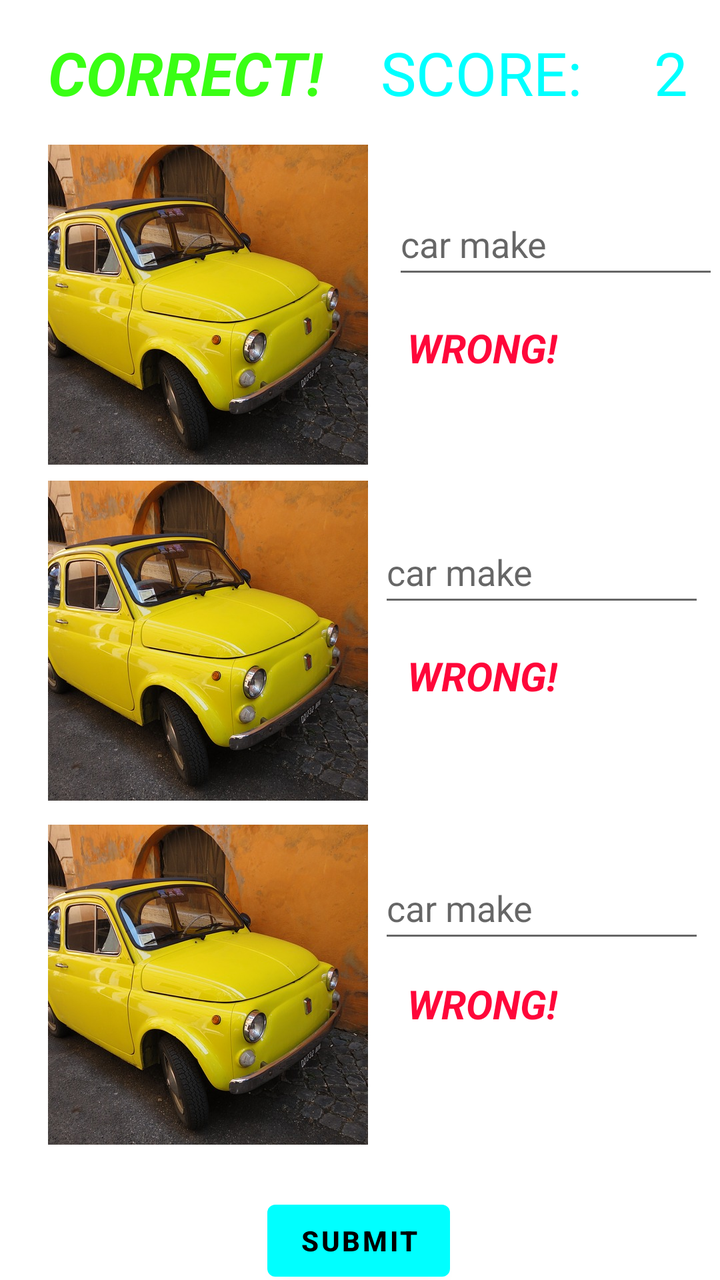
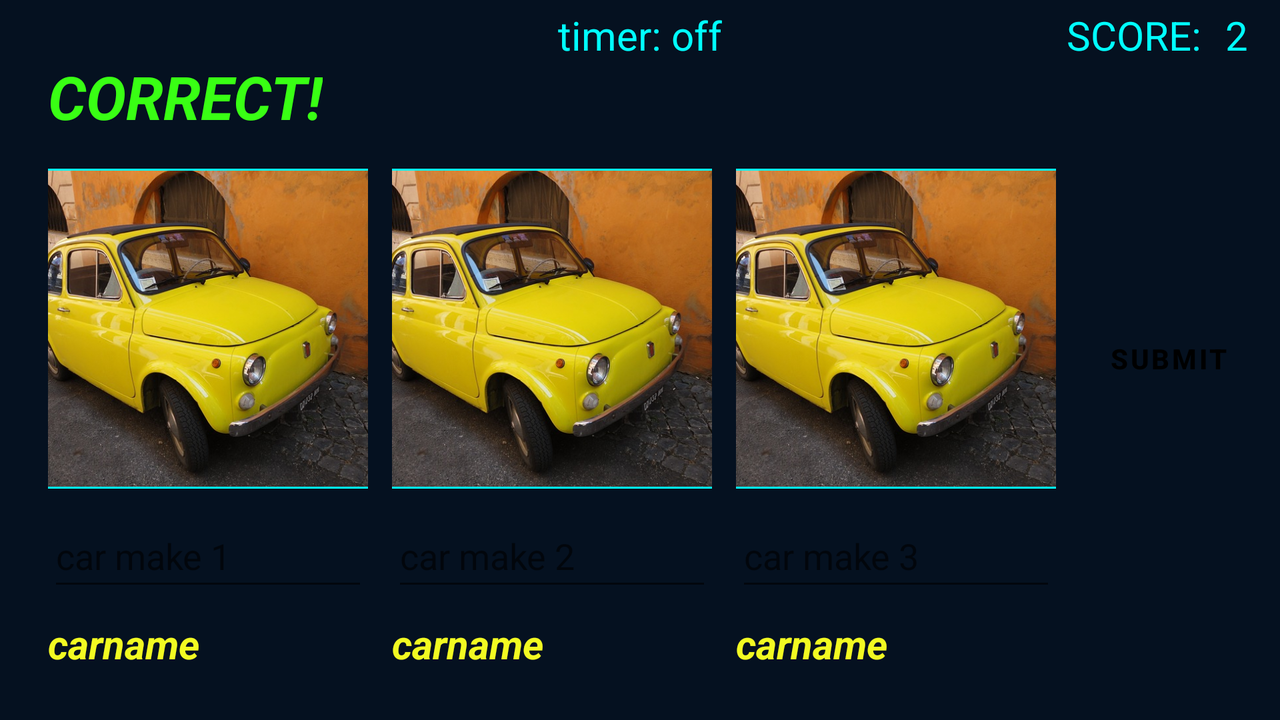

The same Android screen from two of the app's own layout files: first res/layout/ as a phone draws it, then the repository's variant for another configuration, drawn on a device whose configuration selects that folder. Both files follow.
<!-- AndroidManifest.xml: application theme Theme.IDENTIFICAR -->
<!-- res/layout/activity_advanced_level.xml -->
<?xml version="1.0" encoding="utf-8"?>
<androidx.constraintlayout.widget.ConstraintLayout xmlns:android="http://schemas.android.com/apk/res/android"
    xmlns:app="http://schemas.android.com/apk/res-auto"
    xmlns:tools="http://schemas.android.com/tools"
    android:layout_width="match_parent"
    android:layout_height="match_parent"
    tools:context=".AdvancedLevelActivity">

    <ImageView
        android:id="@+id/imgOneAdvanced"
        android:layout_width="160dp"
        android:layout_height="160dp"
        android:layout_marginStart="24dp"
        android:layout_marginLeft="24dp"
        android:layout_marginTop="16dp"
        android:scaleType="centerCrop"
        app:layout_constraintStart_toStartOf="parent"
        app:layout_constraintTop_toBottomOf="@+id/correct"
        app:srcCompat="@drawable/fiat" />

    <ImageView
        android:id="@+id/imgTwoAdvanced"
        android:layout_width="160dp"
        android:layout_height="160dp"
        android:layout_marginStart="24dp"
        android:layout_marginLeft="24dp"
        android:layout_marginTop="8dp"
        android:scaleType="centerCrop"
        app:layout_constraintStart_toStartOf="parent"
        app:layout_constraintTop_toBottomOf="@+id/imgOneAdvanced"
        app:srcCompat="@drawable/fiat" />

    <ImageView
        android:id="@+id/imgThreeAdvanced"
        android:layout_width="160dp"
        android:layout_height="160dp"
        android:layout_marginStart="24dp"
        android:layout_marginLeft="24dp"
        android:layout_marginTop="12dp"
        android:scaleType="centerCrop"
        app:layout_constraintStart_toStartOf="parent"
        app:layout_constraintTop_toBottomOf="@+id/imgTwoAdvanced"
        app:srcCompat="@drawable/fiat" />

    <EditText
        android:id="@+id/imgEditText1"
        android:layout_width="163dp"
        android:layout_height="48dp"
        android:layout_marginStart="12dp"
        android:layout_marginLeft="12dp"
        android:layout_marginTop="40dp"
        android:ems="10"
        android:hint="car make"
        android:inputType="textPersonName"
        app:layout_constraintEnd_toEndOf="parent"
        app:layout_constraintHorizontal_bias="0.269"
        app:layout_constraintStart_toEndOf="@+id/imgOneAdvanced"
        app:layout_constraintTop_toBottomOf="@+id/correct" />

    <EditText
        android:id="@+id/imgEditText2"
        android:layout_width="163dp"
        android:layout_height="48dp"
        android:layout_marginTop="28dp"
        android:ems="10"
        android:inputType="textPersonName"
        android:hint="car make"
        app:layout_constraintEnd_toEndOf="parent"
        app:layout_constraintHorizontal_bias="0.406"
        app:layout_constraintStart_toEndOf="@+id/imgTwoAdvanced"
        app:layout_constraintTop_toBottomOf="@+id/imgOneAdvanced" />

    <EditText
        android:id="@+id/imgEditText3"
        android:layout_width="163dp"
        android:layout_height="48dp"
        android:layout_marginTop="28dp"
        android:ems="10"
        android:inputType="textPersonName"
        android:hint="car make"
        app:layout_constraintEnd_toEndOf="parent"
        app:layout_constraintHorizontal_bias="0.406"
        app:layout_constraintStart_toEndOf="@+id/imgThreeAdvanced"
        app:layout_constraintTop_toBottomOf="@+id/imgTwoAdvanced" />

    <Button
        android:id="@+id/btnSubmitAdvanced"
        android:layout_width="wrap_content"
        android:layout_height="wrap_content"
        android:layout_marginTop="24dp"
        android:text="@string/btn_submit"
        android:textColor="#000000"
        android:textStyle="bold"
        app:backgroundTint="@color/identificarPrimary"
        app:layout_constraintEnd_toEndOf="parent"
        app:layout_constraintHorizontal_bias="0.498"
        app:layout_constraintStart_toStartOf="parent"
        app:layout_constraintTop_toBottomOf="@+id/imgThreeAdvanced" />

    <TextView
        android:id="@+id/wrong1"
        android:layout_width="wrap_content"
        android:layout_height="wrap_content"
        android:layout_marginTop="16dp"
        android:text="@string/wrong"
        android:textColor="@color/identificarRed"
        android:textSize="20sp"
        android:textStyle="bold|italic"
        app:layout_constraintEnd_toEndOf="parent"
        app:layout_constraintHorizontal_bias="0.195"
        app:layout_constraintStart_toEndOf="@+id/imgOneAdvanced"
        app:layout_constraintTop_toBottomOf="@+id/imgEditText1" />

    <TextView
        android:id="@+id/wrong2"
        android:layout_width="wrap_content"
        android:layout_height="wrap_content"
        android:layout_marginTop="16dp"
        android:text="@string/wrong"
        android:textColor="@color/identificarRed"
        android:textSize="20sp"
        android:textStyle="bold|italic"
        app:layout_constraintEnd_toEndOf="parent"
        app:layout_constraintHorizontal_bias="0.195"
        app:layout_constraintStart_toEndOf="@+id/imgTwoAdvanced"
        app:layout_constraintTop_toBottomOf="@+id/imgEditText2" />

    <TextView
        android:id="@+id/wrong3"
        android:layout_width="wrap_content"
        android:layout_height="wrap_content"
        android:layout_marginTop="12dp"
        android:text="@string/wrong"
        android:textColor="@color/identificarRed"
        android:textSize="20sp"
        android:textStyle="bold|italic"
        app:layout_constraintEnd_toEndOf="parent"
        app:layout_constraintHorizontal_bias="0.195"
        app:layout_constraintStart_toEndOf="@+id/imgThreeAdvanced"
        app:layout_constraintTop_toBottomOf="@+id/imgEditText3" />

    <TextView
        android:id="@+id/correct"
        android:layout_width="wrap_content"
        android:layout_height="wrap_content"
        android:layout_marginStart="24dp"
        android:layout_marginLeft="24dp"
        android:layout_marginTop="16dp"
        android:text="@string/correct"
        android:textColor="@color/identificarGreen"
        android:textSize="30sp"
        android:textStyle="bold|italic"
        app:layout_constraintStart_toStartOf="parent"
        app:layout_constraintTop_toTopOf="parent" />

    <TextView
        android:id="@+id/textView5"
        android:layout_width="wrap_content"
        android:layout_height="wrap_content"
        android:layout_marginTop="16dp"
        android:layout_marginEnd="36dp"
        android:layout_marginRight="36dp"
        android:text="SCORE:"
        android:textColor="@color/identificarPrimary"
        android:textSize="30sp"
        app:layout_constraintEnd_toStartOf="@+id/scoreAdvaced"
        app:layout_constraintTop_toTopOf="parent" />

    <TextView
        android:id="@+id/scoreAdvaced"
        android:layout_width="wrap_content"
        android:layout_height="wrap_content"
        android:layout_marginTop="16dp"
        android:layout_marginEnd="16dp"
        android:layout_marginRight="16dp"
        android:text="2"
        android:textColor="@color/identificarPrimary"
        android:textSize="30sp"
        app:layout_constraintEnd_toEndOf="parent"
        app:layout_constraintTop_toTopOf="parent" />
</androidx.constraintlayout.widget.ConstraintLayout>
<!-- resources referenced by this layout -->
<resources>
  <color name="identificarGreen">#39ff14</color>
  <color name="identificarPrimary">#00FFFF</color>
  <color name="identificarRed">#ff073a</color>
  <!-- drawable fiat: jpg bitmap (drawable, 98759 bytes) -->
  <string name="btn_submit">Submit</string>
  <string name="correct">CORRECT!</string>
  <string name="wrong">WRONG!</string>
  <style name="Theme.IDENTIFICAR" parent="Theme.MaterialComponents.DayNight.NoActionBar">
          <item name="android:windowNoTitle">true</item>
          <item name="android:windowFullscreen">true</item>
          
          <item name="colorPrimary">@color/purple_500</item>
          <item name="colorPrimaryVariant">@color/purple_700</item>
          <item name="colorOnPrimary">@color/white</item>
          
          <item name="colorSecondary">@color/teal_200</item>
          <item name="colorSecondaryVariant">@color/teal_700</item>
          <item name="colorOnSecondary">@color/black</item>
          
          <item name="android:statusBarColor" tools:targetApi="l">?attr/colorPrimaryVariant</item>
          
      </style>
  <color name="purple_500">#FF6200EE</color>
  <color name="purple_700">#FF3700B3</color>
  <color name="white">#FFFFFFFF</color>
  <color name="teal_200">#FF03DAC5</color>
  <color name="teal_700">#FF018786</color>
  <color name="black">#FF000000</color>
</resources>
<!-- res/layout-land/activity_advanced_level.xml (the repository's variant of the layout above) -->
<!-- drawn on the phone turned sideways -->
<?xml version="1.0" encoding="utf-8"?>
<androidx.constraintlayout.widget.ConstraintLayout xmlns:android="http://schemas.android.com/apk/res/android"
    xmlns:app="http://schemas.android.com/apk/res-auto"
    xmlns:tools="http://schemas.android.com/tools"
    android:layout_width="match_parent"
    android:layout_height="match_parent"
    android:background="@color/identificarBackgroundBlue"
    tools:context=".AdvancedLevelActivity">

    <ImageView
        android:id="@+id/imgOneAdvanced"
        android:layout_width="160dp"
        android:layout_height="160dp"
        android:layout_marginStart="24dp"
        android:layout_marginLeft="24dp"
        android:layout_marginTop="16dp"
        android:background="@drawable/identificar_imageview"
        android:scaleType="centerCrop"
        app:layout_constraintStart_toStartOf="parent"
        app:layout_constraintTop_toBottomOf="@+id/correct"
        app:srcCompat="@drawable/fiat" />

    <ImageView
        android:id="@+id/imgTwoAdvanced"
        android:layout_width="160dp"
        android:layout_height="160dp"
        android:layout_marginStart="12dp"
        android:layout_marginLeft="12dp"
        android:layout_marginTop="16dp"
        android:background="@drawable/identificar_imageview"
        android:scaleType="centerCrop"
        app:layout_constraintStart_toEndOf="@+id/imgOneAdvanced"
        app:layout_constraintTop_toBottomOf="@+id/correct"
        app:srcCompat="@drawable/fiat" />

    <ImageView
        android:id="@+id/imgThreeAdvanced"
        android:layout_width="160dp"
        android:layout_height="160dp"
        android:layout_marginStart="12dp"
        android:layout_marginLeft="12dp"
        android:layout_marginTop="16dp"
        android:background="@drawable/identificar_imageview"
        android:scaleType="centerCrop"
        app:layout_constraintStart_toEndOf="@+id/imgTwoAdvanced"
        app:layout_constraintTop_toBottomOf="@+id/correct"
        app:srcCompat="@drawable/fiat" />

    <EditText
        android:id="@+id/imgEditText1"
        android:layout_width="160dp"
        android:layout_height="48dp"
        android:layout_marginStart="24dp"
        android:layout_marginLeft="24dp"
        android:layout_marginTop="8dp"
        android:ems="10"
        android:hint="car make 1"
        android:imeOptions="actionDone"
        android:inputType="textPersonName"
        android:textColor="@color/identificarPrimary"
        app:layout_constraintStart_toStartOf="parent"
        app:layout_constraintTop_toBottomOf="@+id/imgOneAdvanced" />

    <EditText
        android:id="@+id/imgEditText2"
        android:layout_width="160dp"
        android:layout_height="48dp"
        android:layout_marginStart="12dp"
        android:layout_marginLeft="12dp"
        android:layout_marginTop="8dp"
        android:ems="10"
        android:hint="car make 2"
        android:imeOptions="actionDone"
        android:inputType="textPersonName"
        android:textColor="@color/identificarPrimary"
        app:layout_constraintStart_toEndOf="@+id/imgOneAdvanced"
        app:layout_constraintTop_toBottomOf="@+id/imgTwoAdvanced" />

    <EditText
        android:id="@+id/imgEditText3"
        android:layout_width="160dp"
        android:layout_height="48dp"
        android:layout_marginStart="12dp"
        android:layout_marginLeft="12dp"
        android:layout_marginTop="8dp"
        android:ems="10"
        android:hint="car make 3"
        android:imeOptions="actionDone"
        android:inputType="textPersonName"
        android:textColor="@color/identificarPrimary"
        app:layout_constraintStart_toEndOf="@+id/imgTwoAdvanced"
        app:layout_constraintTop_toBottomOf="@+id/imgThreeAdvanced" />

    <Button
        android:id="@+id/btnSubmitAdvanced"
        android:layout_width="wrap_content"
        android:layout_height="wrap_content"
        android:background="@drawable/identificar_button"
        android:elevation="5dp"
        android:onClick="onAdvancedSubmitPressed"
        android:text="@string/btn_submit"
        android:textColor="#000000"
        android:textStyle="bold"
        app:backgroundTint="@color/identificarPrimary"
        app:layout_constraintBottom_toBottomOf="parent"
        app:layout_constraintEnd_toEndOf="parent"
        app:layout_constraintStart_toEndOf="@+id/imgThreeAdvanced"
        app:layout_constraintTop_toTopOf="parent"
        app:layout_constraintVertical_bias="0.498" />

    <TextView
        android:id="@+id/wrong1"
        android:layout_width="wrap_content"
        android:layout_height="wrap_content"
        android:layout_marginStart="24dp"
        android:layout_marginLeft="24dp"
        android:layout_marginTop="8dp"
        android:text="carname"
        android:textColor="@color/identificarYellow"
        android:textSize="20sp"
        android:textStyle="bold|italic"
        app:layout_constraintStart_toStartOf="parent"
        app:layout_constraintTop_toBottomOf="@+id/imgEditText1" />

    <TextView
        android:id="@+id/wrong2"
        android:layout_width="wrap_content"
        android:layout_height="wrap_content"
        android:layout_marginStart="12dp"
        android:layout_marginLeft="12dp"
        android:layout_marginTop="8dp"
        android:text="carname"
        android:textColor="@color/identificarYellow"
        android:textSize="20sp"
        android:textStyle="bold|italic"
        app:layout_constraintStart_toEndOf="@+id/imgOneAdvanced"
        app:layout_constraintTop_toBottomOf="@+id/imgEditText2" />

    <TextView
        android:id="@+id/wrong3"
        android:layout_width="wrap_content"
        android:layout_height="wrap_content"
        android:layout_marginStart="12dp"
        android:layout_marginLeft="12dp"
        android:layout_marginTop="8dp"
        android:text="carname"
        android:textColor="@color/identificarYellow"
        android:textSize="20sp"
        android:textStyle="bold|italic"
        app:layout_constraintStart_toEndOf="@+id/imgTwoAdvanced"
        app:layout_constraintTop_toBottomOf="@+id/imgEditText3" />

    <TextView
        android:id="@+id/correct"
        android:layout_width="wrap_content"
        android:layout_height="wrap_content"
        android:layout_marginStart="24dp"
        android:layout_marginLeft="24dp"
        android:layout_marginTop="28dp"
        android:text="@string/correct"
        android:textColor="@color/identificarGreen"
        android:textSize="30sp"
        android:textStyle="bold|italic"
        app:layout_constraintStart_toStartOf="parent"
        app:layout_constraintTop_toTopOf="parent" />

    <TextView
        android:id="@+id/textView5"
        android:layout_width="wrap_content"
        android:layout_height="wrap_content"
        android:layout_marginTop="4dp"
        android:layout_marginEnd="12dp"
        android:layout_marginRight="12dp"
        android:text="SCORE:"
        android:textColor="@color/identificarPrimary"
        android:textSize="20sp"
        app:layout_constraintEnd_toStartOf="@+id/scoreAdvaced"
        app:layout_constraintTop_toTopOf="parent" />

    <TextView
        android:id="@+id/scoreAdvaced"
        android:layout_width="wrap_content"
        android:layout_height="wrap_content"
        android:layout_marginTop="4dp"
        android:layout_marginEnd="16dp"
        android:layout_marginRight="16dp"
        android:text="2"
        android:textColor="@color/identificarPrimary"
        android:textSize="20sp"
        app:layout_constraintEnd_toEndOf="parent"
        app:layout_constraintTop_toTopOf="parent" />

    <TextView
        android:id="@+id/textTimerAdvance"
        android:layout_width="wrap_content"
        android:layout_height="wrap_content"
        android:layout_marginTop="4dp"
        android:text="timer: off"
        android:textColor="@color/identificarPrimary"
        android:textSize="20sp"
        app:layout_constraintEnd_toEndOf="parent"
        app:layout_constraintStart_toStartOf="parent"
        app:layout_constraintTop_toTopOf="parent" />
</androidx.constraintlayout.widget.ConstraintLayout>
<!-- resources referenced by the variant -->
<!-- as the phone turned sideways resolves them -->
<resources>
  <color name="identificarBackgroundBlue">#051120</color>
  <color name="identificarGreen">#39ff14</color>
  <color name="identificarPrimary">#00FFFF</color>
  <color name="identificarYellow">#F2FA22</color>
  <!-- drawable fiat: jpg bitmap (drawable, 98759 bytes) -->
  <!-- drawable identificar_imageview (drawable) -->
  <?xml version="1.0" encoding="utf-8"?>
  <shape xmlns:android="http://schemas.android.com/apk/res/android" android:shape="rectangle">
      <stroke android:color="@color/identificarPrimary" android:width="10dp" />
      <corners android:radius="0dp"/>
  
      <padding android:left="1dp" android:top="1dp" android:right="1dp"
          android:bottom="1dp" />
  </shape>
  <string name="btn_submit">Submit</string>
  <string name="correct">CORRECT!</string>
  <style name="Theme.IDENTIFICAR" parent="Theme.MaterialComponents.DayNight.NoActionBar">
          <item name="android:windowNoTitle">true</item>
          <item name="android:windowFullscreen">true</item>
          
          <item name="colorPrimary">@color/purple_500</item>
          <item name="colorPrimaryVariant">@color/purple_700</item>
          <item name="colorOnPrimary">@color/white</item>
          
          <item name="colorSecondary">@color/teal_200</item>
          <item name="colorSecondaryVariant">@color/teal_700</item>
          <item name="colorOnSecondary">@color/black</item>
          
          <item name="android:statusBarColor" tools:targetApi="l">?attr/colorPrimaryVariant</item>
          
      </style>
  <color name="purple_500">#FF6200EE</color>
  <color name="purple_700">#FF3700B3</color>
  <color name="white">#FFFFFFFF</color>
  <color name="teal_200">#FF03DAC5</color>
  <color name="teal_700">#FF018786</color>
  <color name="black">#FF000000</color>
</resources>
